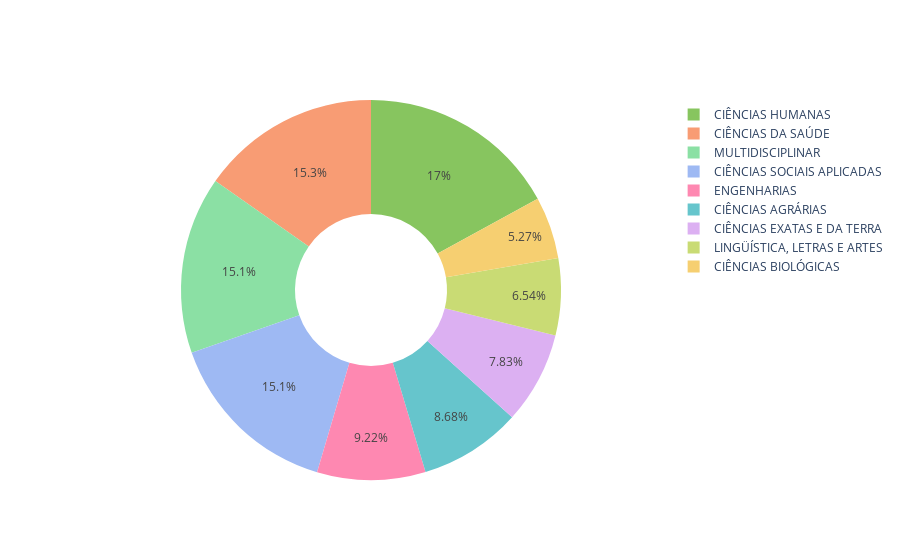

The code cell stored with this chart in its notebook:
### Code cell
colors = px.colors.qualitative.Pastel
fig2 = go.Figure(data=[go.Pie(labels=df_grouped_areas_con['Area_conhecimento'], values=df_grouped_areas_con['Count'], hole=0.4, marker=dict(colors=colors))])
fig2.show()

### Figure 1 — Plotly figure (JSON) as saved in the notebook; plotly's stock layout.template omitted (floating-point values rounded to 4 significant figures)
{"data": [{"hole": 0.4, "labels": ["CIÊNCIAS AGRÁRIAS", "CIÊNCIAS BIOLÓGICAS", "CIÊNCIAS DA SAÚDE", "CIÊNCIAS EXATAS E DA TERRA", "CIÊNCIAS HUMANAS", "CIÊNCIAS SOCIAIS APLICADAS", "ENGENHARIAS", "LINGÜÍSTICA, LETRAS E ARTES", "MULTIDISCIPLINAR"], "marker": {"colors": ["rgb(102, 197, 204)", "rgb(246, 207, 113)", "rgb(248, 156, 116)", "rgb(220, 176, 242)", "rgb(135, 197, 95)", "rgb(158, 185, 243)", "rgb(254, 136, 177)", "rgb(201, 219, 116)", "rgb(139, 224, 164)", "rgb(180, 151, 231)", "rgb(179, 179, 179)"]}, "type": "pie", "values": [7139, 4335, 12563, 6442, 14011, 12377, 7580, 5380, 12411]}], "layout": {}}
